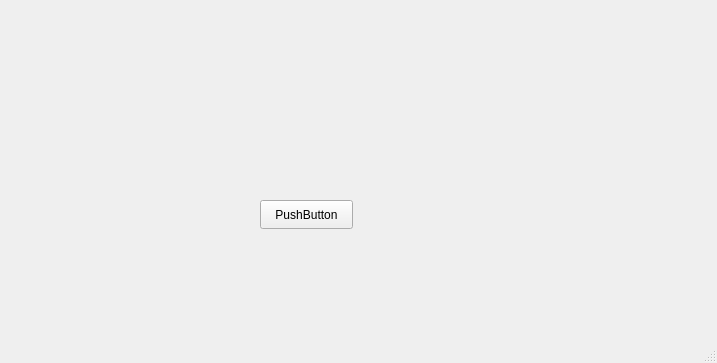
<?xml version="1.0" encoding="UTF-8"?>
<ui version="4.0">
 <class>MainWindow</class>
 <widget class="QMainWindow" name="MainWindow">
  <property name="geometry">
   <rect>
    <x>0</x>
    <y>0</y>
    <width>717</width>
    <height>363</height>
   </rect>
  </property>
  <property name="windowTitle">
   <string>MainWindow</string>
  </property>
  <widget class="QWidget" name="centralwidget">
   <widget class="QPushButton" name="pushButton">
    <property name="geometry">
     <rect>
      <x>260</x>
      <y>200</y>
      <width>93</width>
      <height>29</height>
     </rect>
    </property>
    <property name="text">
     <string>PushButton</string>
    </property>
   </widget>
  </widget>
  <widget class="QMenuBar" name="menubar">
   <property name="geometry">
    <rect>
     <x>0</x>
     <y>0</y>
     <width>717</width>
     <height>26</height>
    </rect>
   </property>
  </widget>
  <widget class="QStatusBar" name="statusbar"/>
 </widget>
 <resources/>
 <connections/>
</ui>
